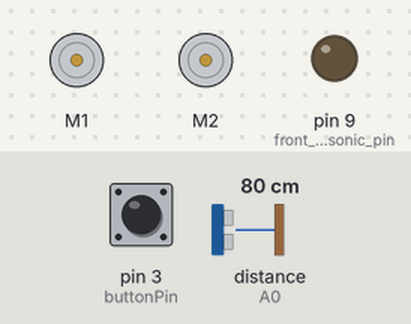
A sketch run on a simulated Arduino Uno, built with avr-gcc and run on an emulated ATmega328P. On the bench: 2 × DC motor (green arrow = forward, orange = backward, longer = faster), output pins drawn as LEDs (lit = HIGH). The inputs (shaded band) are chosen by the test bench; at power-on: pin 3 (buttonPin) LOW, distance to the obstacle (sensor on A0) 80 cm. The echo pulse lasts 58.3 µs per cm; what the sketch prints to the serial monitor is not drawn.

Above: at 0.1 s.
At 1.1 s:
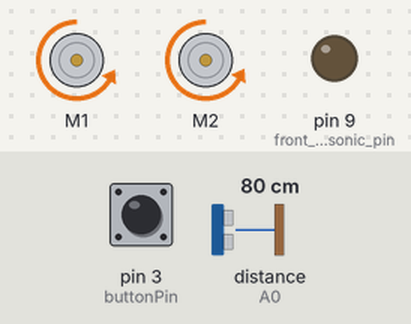
At 7.1 s:
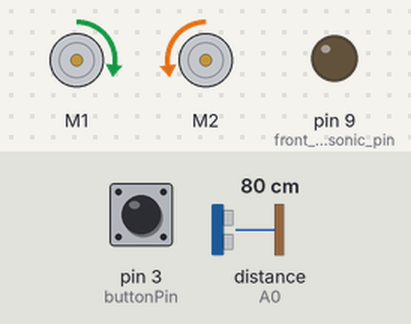
At 15.5 s:
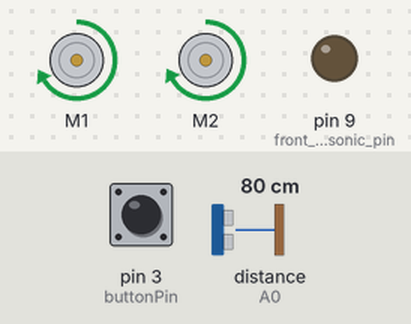
Timing chart, 0 to 40.0 s (numbered marks = the images above):
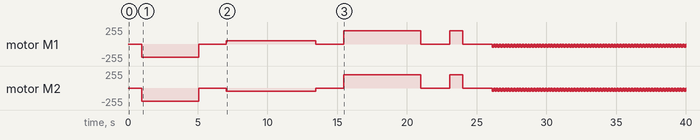

The sketch:

test_without_encoder.ino
```cpp
//Including necessary libraries
#include <Wire.h>
#include <Adafruit_MotorShield.h>
#include "utility/Adafruit_MS_PWMServoDriver.h"
const int front_ultrasonic_pin = 9;
const int side_ultrasonic_pin = 0;
const int buttonPin = 3;

void setup() {
  Serial.begin(9600);
  pinMode(buttonPin, INPUT);
}

void loop() {
  int buttonState = digitalRead(buttonPin);

  Adafruit_MotorShield AFMS = Adafruit_MotorShield();
  AFMS.begin();
  Adafruit_DCMotor *left = AFMS.getMotor(1);
  Adafruit_DCMotor *right = AFMS.getMotor(2);

  int direction_count = 0; //mark the direction facing to
  int victim_num = 0; //number of victims saved

  if (true){
    Serial.println("start");
    delay(1000);
    red_to_tunnel(left, right); //entering the tunnel
    direction_count += 1;

    //Move towards the wall --- could start searching from this point
    int distance1 = reliable_ultra_sonic_reading(front_ultrasonic_pin);
    forward(left,right, distance1);

    //add in side loops
    adjust_wall(left,right);

    //Turn left
    anticlockwise_90(left,right);
    direction_count -= 1;

    //start searching along the edge
    bool side_obstacle = side_search(left, right);
    if (side_obstacle) {
      anticlockwise_90(left, right);
    }
    int distance2 = reliable_ultra_sonic_reading(front_ultrasonic_pin);
    forward(left,right, distance2);
  }
 }

void through_tunnel(Adafruit_DCMotor *left,Adafruit_DCMotor *right) {
  //from starting point - go into tunnel
  //Move to the tunnel entrance
  forward(left,right,100);

  //Facing the tunnel
  clockwise_90(left,right);

  //Move through tunnel to the mark-up point
  forward(left,right,117);
}

void back_to_mark_point(Adafruit_DCMotor *left, Adafruit_DCMotor *right, int direction_count) {
  //from any location back to the mark point of the tunnel after picking up a victim
  direction_count %= 4;
  int turns = (direction_count - 1) % 4; //times of turning anticlockwise_90 needed to face the upper edge

  for (int i=0; i<turns; i++) {
    anticlockwise_90(left,right);
  }

  int distance = reliable_ultra_sonic_reading(front_ultrasonic_pin);
  //move towards the upper edge of the wall
  //Need to face upper wall
  forward(left, right, distance);
  adjust_wall(left, right);
  anticlockwise_90(left,right);

  //move towards side edge
  distance = reliable_ultra_sonic_reading(front_ultrasonic_pin);
  forward(left, right, distance);
  adjust_wall(left, right);

  //move back to mid line
  backward(left, right, 120);
  anticlockwise_90(left,right); //facing tunnel
  forward(left, right, 89);
}

void tunnel_to_red_zone(Adafruit_DCMotor *left,Adafruit_DCMotor *right) {
  //from mark point back through the tunnel to drop victim
  forward(left, right, 95);

  clockwise_90(left, right);

  forward(left, right, 70);
}

void red_to_tunnel(Adafruit_DCMotor *left,Adafruit_DCMotor *right) {
  //back into the cave after drop the victim
  backward(left, right, 70);

  clockwise_90(left, right);

  forward(left, right, 95);
}

void adjust_wall(Adafruit_DCMotor *left,Adafruit_DCMotor *right) {
  int ave_distance = reliable_ultra_sonic_reading(front_ultrasonic_pin);
  while (ave_distance>20) {
    forward_slowly(left,right);
    ave_distance = reliable_ultra_sonic_reading(front_ultrasonic_pin);
  }

  while (ave_distance<20) {
    backward_slowly(left,right);
    ave_distance = reliable_ultra_sonic_reading(front_ultrasonic_pin);
  }
 }

void forward(Adafruit_DCMotor *left, Adafruit_DCMotor *right,int distance){
  //move forward with speed 200 without victim searching
  float wait_time;
  wait_time = (distance/1.724);
  left->run(FORWARD);
  right->run(FORWARD);
  left->setSpeed(200);
  right->setSpeed(202);
  delay(wait_time *100);
  left->run(RELEASE);
  right->run(RELEASE);
  delay(2000);
}

void forward_till_obstacle(Adafruit_DCMotor *left, Adafruit_DCMotor *right) {
  //forward moving while detecting obstacle either victim or wall
  int distance = reliable_ultra_sonic_reading(front_ultrasonic_pin);
  while (distance > 10) {
    left->run(FORWARD);
    right->run(FORWARD);
    left->setSpeed(50);
    right->setSpeed(52);
    distance = reliable_ultra_sonic_reading(front_ultrasonic_pin);
  }
  left->run(RELEASE);
  right->run(RELEASE);
  delay(2000);
}

bool side_search(Adafruit_DCMotor *left, Adafruit_DCMotor *right) {
  //search along the upper edge of the wall using side distance sensor
  int side_distance = reliable_ultra_sonic_reading(side_ultrasonic_pin);
  int front_distance = reliable_ultra_sonic_reading(front_ultrasonic_pin);
  while (side_distance >140 & front_distance > 10) {
    left->run(FORWARD);
    right->run(FORWARD);
    left->setSpeed(50);
    right->setSpeed(52);
    side_distance = reliable_ultra_sonic_reading(side_ultrasonic_pin);
    front_distance = reliable_ultra_sonic_reading(front_ultrasonic_pin);
  }
  if (side_distance < 140) {
    return true;
  }
  else {
    return false;
  }
}

void forward_slowly(Adafruit_DCMotor *left, Adafruit_DCMotor *right){
  //move forward with speed 50
  left->run(FORWARD);
  right->run(FORWARD);
  left->setSpeed(30);
  right->setSpeed(32);
  delay(100);
  left->run(RELEASE);
  right->run(RELEASE);
}

void backward_slowly(Adafruit_DCMotor *left, Adafruit_DCMotor *right){
  //move backward with speed 50
  left->run(BACKWARD);
  right->run(BACKWARD);
  left->setSpeed(50);
  right->setSpeed(52);
  delay(100);
  left->run(RELEASE);
  right->run(RELEASE);
}

void backward(Adafruit_DCMotor *left,Adafruit_DCMotor *right,int distance){
  //move backward with speed 200
  float wait_time;
  wait_time = (distance/1.724);
  left->run(BACKWARD);
  right->run(BACKWARD);
  left->setSpeed(200);
  right->setSpeed(202);
  delay(wait_time *100);
  left->run(RELEASE);
  right->run(RELEASE);
  delay(2000);
}

void clockwise_90(Adafruit_DCMotor *left,Adafruit_DCMotor *right) {
  //turn clockwise 90 degrees
  left->run(FORWARD);
  right->run(BACKWARD);
  left->setSpeed(50);
  right->setSpeed(52);
  delay(6400);
  left->run(RELEASE);
  right->run(RELEASE);
  delay(2000);
}

void anticlockwise_90(Adafruit_DCMotor *left,Adafruit_DCMotor *right) {
  //turn anticlockwise 90 degrees
  left->run(BACKWARD);
  right->run(FORWARD);
  left->setSpeed(50);
  right->setSpeed(52);
  delay(6300);
  left->run(RELEASE);
  right->run(RELEASE);
  delay(2000);
}

int find_max(int a[]) {
  //find the maximum index in the array length of 5
  int max_num = a[0];
  for (int i = 0; i < 5; i++) {
    if (a[i] > max_num) {
      max_num = a[i];
    }
  }
  return max_num;
}

int find_min(int a[]) {
  //find the minimum index in the array length of 5
  int min_num = a[0];
  for (int i = 0; i < 5; i++) {
    if (a[i] < min_num) {
      min_num = a[i];
    }
  }
  return min_num;
}

int ultra_sonic(int pin_num) {
  int sensorPin = A0;    // select the input pin for the potentiometer
  pinMode(pin_num, OUTPUT);
  int sensorValue = 0;  // variable to store the value coming from the sensor
  unsigned long pulse;

  digitalWrite(pin_num, HIGH); //send pulse 10us long to trigger sensor
  delay(0.01);
  digitalWrite(pin_num, LOW);
  pulse = pulseIn(sensorPin, HIGH); //Read pulse width from low to high to low
  sensorValue =  pulse / 58 ; // Divide by factor given by sensor data sheet
  delay(100);

  return sensorValue;
 }

int reliable_ultra_sonic_reading(int pin_num) {
  //take average of the 5 readings from ultrasonic sensor

  bool irreliable = true;
  int distance[5] = {0,0,0,0,0};
  //reading average distance from ultrasonic sensor
  while (irreliable){
    for (int i=0;i<5;i++) {
      distance[i] = ultra_sonic(pin_num);
      int max_dist = find_max(distance);
      int min_dist = find_min(distance);
      int diff = max_dist - min_dist;
      if (diff <20) {
        irreliable = false;
      }
    int sum_distance = 0;
    for (int i=0;i<5;i++){
      sum_distance +=distance[i];
    }
    int ave_distance = sum_distance/5;
    return ave_distance;
    }
  }
}
```

Measured:
- by itself, motor M1: stopped → backward 200/255 at 1.0 s, → stopped 4.1 s later, → forward 50/255 2.0 s later, → stopped 6.4 s later, … (144 changes in this stretch)
- by itself, motor M2: stopped → backward 202/255 at 1.0 s, → stopped 4.1 s later, → backward 52/255 2.0 s later, → stopped 6.4 s later, … (144 changes in this stretch)
